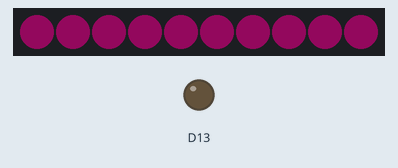
Bench run of a sketch on a simulated Adafruit Circuit Playground Express. Shown: 10 RGB LEDs in strip order, left to right, output pins drawn as LEDs (lit = HIGH). Dim RGB values are drawn brighter than linear; random numbers use the default seed unless the sketch sets one.

Above: at 0.1 s.
At 5.1 s:
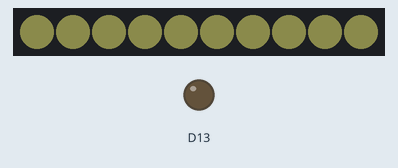
At 10.1 s:
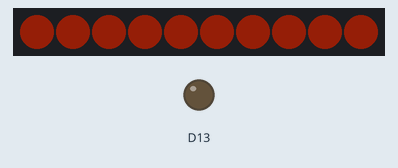
At 20.1 s:
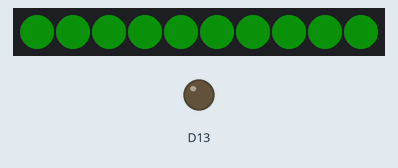
At 32.1 s:
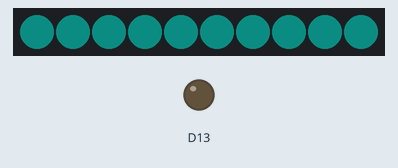
At 38.1 s:
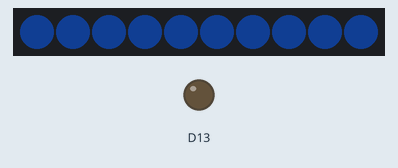

The sketch:

Holiday_Patterns.ino
```cpp
#include <Adafruit_CircuitPlayground.h>
#include <Wire.h>
#include <SPI.h>

void setup()
{
  // Initialize Circuit Playground library.
  CircuitPlayground.begin();
}

void loop() {

  /* % means Modulus. It is used to find the remainder when you divide two integers.
      If a number is a multiple of its divider, then the remainder is zero. For example, 4%2=0.
      If not, then it spits out the nonzero remainder. For example, 5/3 has a remainder of two, so 5%3=2
  */

  int R = random(0, 255);
  int G = random(0, 255);
  int B = random(0, 255);

  //for (int i = 0; i >= 0; i++) { //Our make shift "clock"; It plugs in an integer 0 and increases by 1 each cycle.
  CircuitPlayground.strip.setPixelColor(0, R, G, B);
  CircuitPlayground.strip.setPixelColor(1, R, G, B);
  CircuitPlayground.strip.setPixelColor(2, R, G, B);
  CircuitPlayground.strip.setPixelColor(3, R, G, B);
  CircuitPlayground.strip.setPixelColor(4, R, G, B);
  CircuitPlayground.strip.setPixelColor(5, R, G, B);
  CircuitPlayground.strip.setPixelColor(6, R, G, B);
  CircuitPlayground.strip.setPixelColor(7, R, G, B);
  CircuitPlayground.strip.setPixelColor(8, R, G, B);
  CircuitPlayground.strip.setPixelColor(9, R, G, B);

  //    CircuitPlayground.strip.setPixelColor((i) % 10,/*R*/,/*G*/,/*B*/);
  //    CircuitPlayground.strip.setPixelColor((i + 2) % 10,/*R*/,/*G*/,/*B*/);
  //    CircuitPlayground.strip.setPixelColor((i + 3) % 10,/*R*/,/*G*/,/*B*/);
  //    CircuitPlayground.strip.setPixelColor((i + 4) % 10,/*R*/,/*G*/,/*B*/);
  //    CircuitPlayground.strip.setPixelColor((i + 5) % 10,/*R*/,/*G*/,/*B*/);
  //    CircuitPlayground.strip.setPixelColor((i + 6) % 10,/*R*/,/*G*/,/*B*/);
  //    CircuitPlayground.strip.setPixelColor((i + 7) % 10,/*R*/,/*G*/,/*B*/);
  //    CircuitPlayground.strip.setPixelColor((i + 1) % 10,/*R*/,/*G*/,/*B*/);
  //    CircuitPlayground.strip.setPixelColor((i + 8) % 10,/*R*/,/*G*/,/*B*/);
  //    CircuitPlayground.strip.setPixelColor((i + 9) % 10,/*R*/,/*G*/,/*B*/);

  CircuitPlayground.strip.show();
  delay(1000);
  // }


}
```

Measured:
- what the display in image 1 shows lasts 1.0 s, from 5.0 s to 6.0 s
